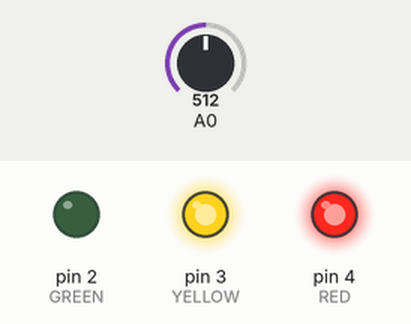
Bench run of a sketch on a simulated Arduino Uno, built with avr-gcc and run on an emulated ATmega328P. Shown: output pins drawn as LEDs (lit = HIGH). The test bench sets the inputs (shaded band); at power-on: A0 = 512. What the sketch prints to the serial monitor is not drawn.

Above: at 0.5 s.
At 3.0 s:
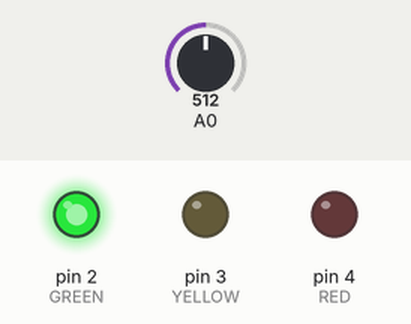
At 6.1 s:
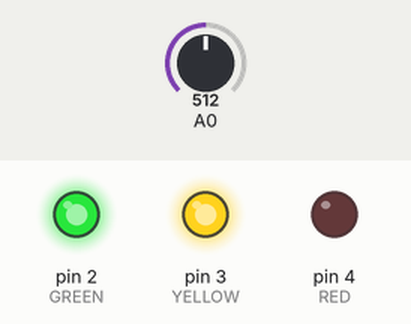
At 9.6 s:
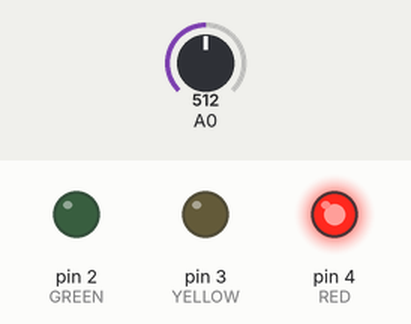
Timing chart, 0 to 15.7 s (numbered marks = the images above):
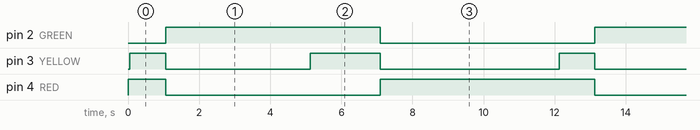

The sketch:

trafficLight.ino
```cpp
void setup()
{
	Serial.begin(9600);
	pinMode(2, OUTPUT);
	pinMode(3, OUTPUT);
	pinMode(4, OUTPUT);
}

void loop()
{
	int GREEN = 2;
	int YELLOW = 3;
	int RED = 4;

	int STOP = 2;
	int GO = 1;
	int IDLE = 0;
	int state = 0;

	int pressurePlate = 0;
	int lastGreen = millis()-5000;
	int goTimer = 0;
	int goTrigger = false;
	int stopDelay = millis();

	int lastCar = millis();

	digitalWrite(RED, HIGH);
	digitalWrite(YELLOW, LOW);
	digitalWrite(GREEN, LOW);

	while (1) {
		pressurePlate = analogRead(A0);
		int thisCycle = millis();

		if (state == IDLE) {
			if(pressurePlate > 500) {
				lastCar = thisCycle;

				if (thisCycle - lastGreen > 5000) {
					goTimer = thisCycle;
					goTrigger = true;
					state = GO;
					digitalWrite(YELLOW, HIGH);
				}
			}

		} else if (state == GO) {
			if (thisCycle - goTimer > 1000) {
				digitalWrite(GREEN, HIGH);
				digitalWrite(YELLOW, LOW);
				digitalWrite(RED, LOW);
			}

			if (thisCycle - lastCar > 5000) {
				goTrigger = false;
				stopDelay = thisCycle;
				state = STOP;
			}

		} else if (state == STOP) {
			if (thisCycle - stopDelay < 2000) {
				digitalWrite(RED, LOW);
				digitalWrite(YELLOW, HIGH);
				digitalWrite(GREEN, HIGH);
			} else {
				digitalWrite(RED, HIGH);
				digitalWrite(YELLOW, LOW);
				digitalWrite(GREEN, LOW);
				state = IDLE;
			}

			lastGreen = thisCycle;
		}

		Serial.println(pressurePlate);
		delay(50);
	}
}
```

Measured:
- by itself, pin 2 (GREEN): alternates HIGH for 6.0 s and LOW for 6.0 s
- by itself, pin 3 (YELLOW): repeats every 12.1 s: LOW 4.1 s, HIGH 2.0 s, LOW 5.0 s, HIGH 1.0 s
- by itself, pin 4 (RED): repeats every 12.1 s: LOW 6.0 s, HIGH 6.0 s
